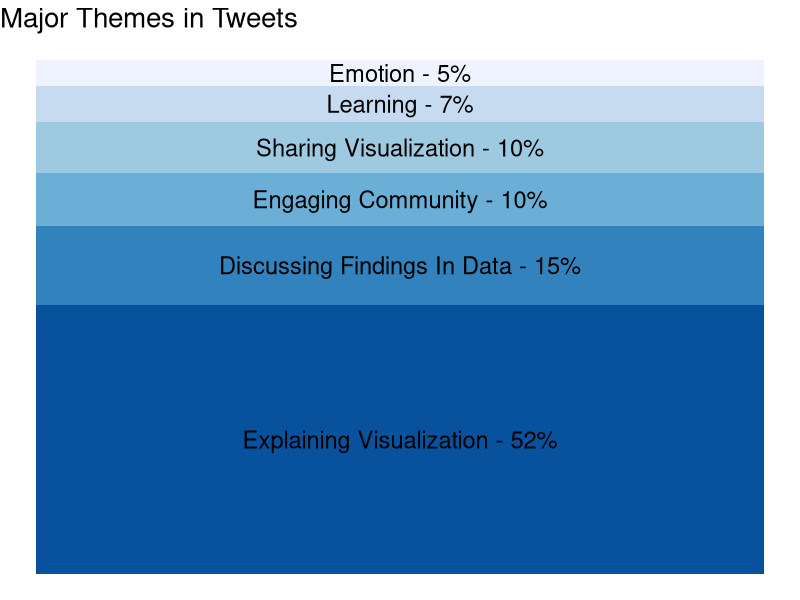
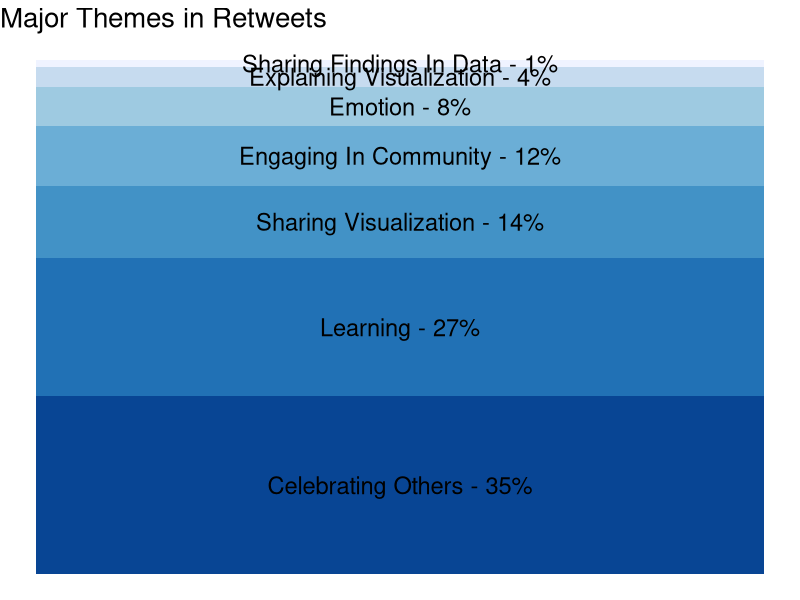

Write the R code that produced these figures, in order.
library(tidyverse)
library(readxl)

tweets <- read_excel("50 random tweets/tweet findings.xlsx", sheet="Sheet2")

tweets %>%
  ggplot()+
  geom_bar(aes(x=1, y=pct, fill=reorder(category, pct)), stat="identity", width=.5)+
  geom_text(aes(1, y=pct, group=reorder(category, pct), label=
                  paste0(str_to_title(category),
                         " - ",
                         round(pct*100, digits=0),
                         "%")), position = position_stack(vjust=.5), size=6)+
  theme_void()+
  scale_fill_brewer(palette="Blues")+
  theme(legend.position = "none",
        plot.title = element_text(size=20))+
  ggtitle(label="Major Themes in Tweets")

retweets <- read_excel("50 random tweets/tweet findings.xlsx", sheet="Sheet4")
            

retweets %>%
  ggplot()+
  geom_bar(aes(x=1, y=pct, fill=reorder(category, pct)), stat="identity", width=.5)+
  geom_text(aes(1, y=pct, group=reorder(category, pct), label=
                  paste0(str_to_title(category),
                         " - ",
                         round(pct*100, digits=0),
                         "%")), position = position_stack(vjust=.5), size=6)+
  theme_void()+
  scale_fill_brewer(palette="Blues")+
  theme(legend.position = "none",
        plot.title = element_text(size=20))+
  ggtitle(label="Major Themes in Retweets")
